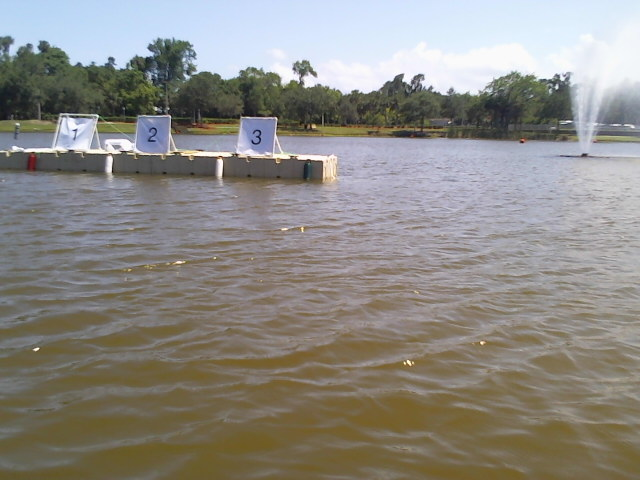
#> input picture py_template_matching/test_images/2017-06-22-15_10_03.png, 640 x 480 px; its folder holds only this picture in this run
$ python numsdetector.py   (older library calls are emulated)
#> lines starting #> are read from the running program, lines starting #| are printed output that depends on the picture; after the words box and inside, x2 and y2 are one past the last pixel; in counts of white or black regions, pixels touching at a corner belong together
# import the necessary packages
from imutils.perspective import four_point_transform
from imutils import contours
import imutils
import cv2
from glob import glob
import numpy as np

global res
global dilated


def dilate(dilation_size):
	dilation_size = 2*dilation_size+1
	kernel =  cv2.getStructuringElement(cv2.MORPH_ELLIPSE,(dilation_size,dilation_size))
	dilated = cv2.dilate(res,kernel)
	return dilated
	#cv2.imshow('dilation demo',dilated)


erosion_size = 0   # initial kernel size  = 1
dilation_size = 0
max_kernel_size = 21 # maximum kernel size = 43


# define the dictionary of digit segments so we can identify
# each digit on the thermostat
DIGITS_LOOKUP = {
(1, 1, 1, 0, 1, 1, 1): 0,
(0, 0, 1, 0, 0, 1, 0): 1,
(1, 0, 1, 1, 1, 1, 0): 2,
(1, 0, 1, 1, 0, 1, 1): 3,
(0, 1, 1, 1, 0, 1, 0): 4,
(1, 1, 0, 1, 0, 1, 1): 5,
(1, 1, 0, 1, 1, 1, 1): 6,
(1, 0, 1, 0, 0, 1, 0): 7,
(1, 1, 1, 1, 1, 1, 1): 8,
(1, 1, 1, 1, 0, 1, 1): 9
}


lower_black = np.array([64,64,56], dtype=np.uint8)
upper_black= np.array([212,183,98], dtype=np.uint8)

print("hola")

for fn in glob('/home/charlesdickens/Documents/vantTEC/NUMBER_DETECTION/VANTEC_number_detection/test_images/*.png'):


	print("hola")
	# load the example image

	image = cv2.imread(fn)
#> image is the input picture: shape (480, 640, 3); mean B, G, R 132.5, 138.1, 141
	cv2.imshow('original',image)
	imgHSV = cv2.cvtColor(image, cv2.COLOR_BGR2HSV)
#> imgHSV: shape (480, 640, 3); mean H, S, V 63.6, 47, 149
	#cv2.imshow('hsv',imgHSV)
	res =  cv2.inRange(imgHSV , lower_black, upper_black)
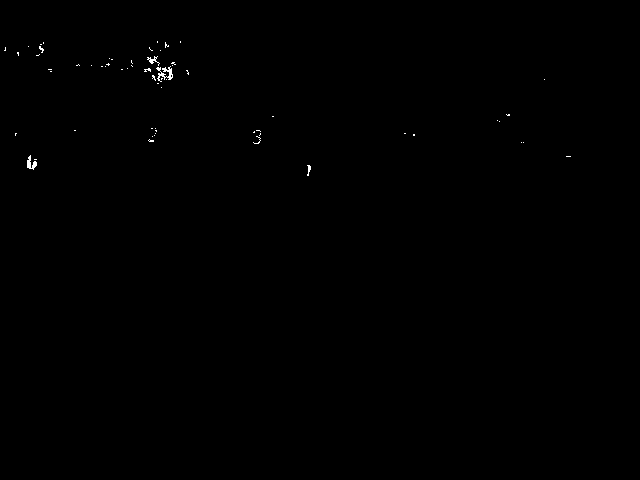
#> res: shape (480, 640); 0.16% white in thin lines or dots, all inside (x1, y1, x2, y2) = (4, 41, 571, 176)
	cv2.imshow('filter black',res)

	dilated = dilate(9)
#> in dilate, `dilated = cv2.dilate(res,kernel)`:
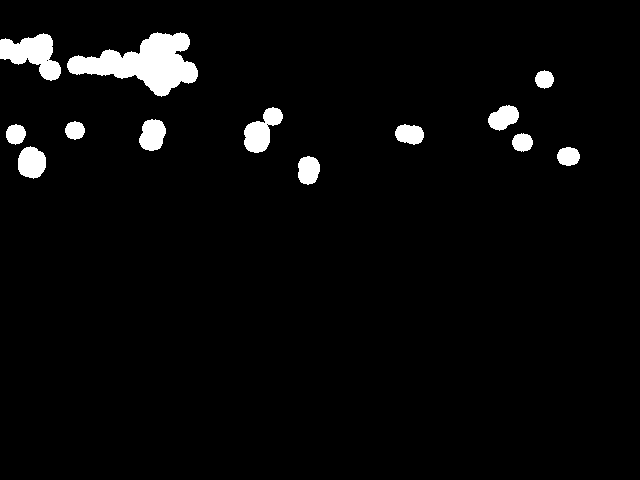
#> dilated: shape (480, 640); 3.6% white; 13 white regions

	image, cnts, hierarchy = cv2.findContours(dilated,cv2.RETR_EXTERNAL,cv2.CHAIN_APPROX_NONE )
#> cnts = 13 contours; largest, box (x1, y1, x2, y2) and area: (67, 32, 198, 97) 4020, (0, 33, 61, 81) 1500, (244, 107, 283, 153) 910, (18, 146, 46, 179) 670, (139, 119, 166, 151) 613

	'''
	print(len(contours))
	maxContour = 0
	for contour in contours:
	contourSize = cv2.contourArea(contour)
	if contourSize > maxContour:
		maxContour = contourSize
		maxContourData = contour
	print(maxContour)
	'''

	cnts = sorted(cnts, key=cv2.contourArea, reverse=True)
	cnts =  cnts[0:3]
#> cnts = 3 contours; box (x1, y1, x2, y2) and area: (67, 32, 198, 97) 4020, (0, 33, 61, 81) 1500, (244, 107, 283, 153) 910

	# loop over the contours
	for c in cnts:
		# compute the center of the contour
		M = cv2.moments(c)
		cX = int(M["m10"] / M["m00"])
		cY = int(M["m01"] / M["m00"])

		# draw the contour and center of the shape on the image
		cv2.drawContours(image, [c], -1, (0, 255, 0), 2)
		cv2.circle(image, (cX, cY), 7, (0, 255, 255), -1)
		cv2.putText(image, "center", (cX - 20, cY - 20),cv2.FONT_HERSHEY_SIMPLEX, 0.5, (0, 255, 255), 2)
#> this loop made 3 passes
#> (cX, cY) on passes 1 to 3: (144, 63), (32, 53), (261, 130)
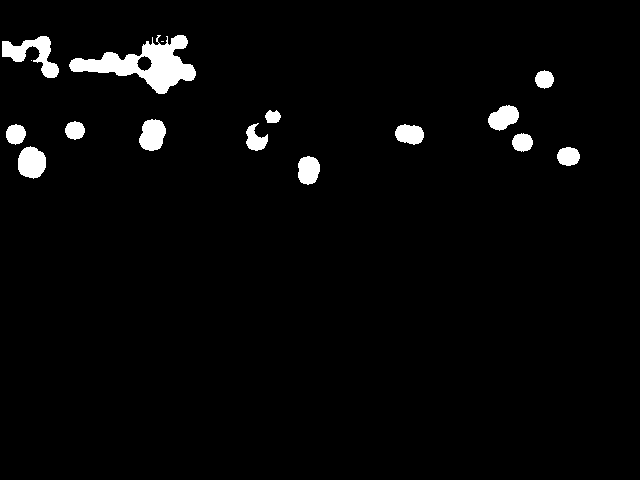
#> image: shape (480, 640); 2.9% white; 16 white regions (2 under 20 px), largest, box (x1, y1, x2, y2) and area: (69, 35, 196, 94) 3078, (2, 36, 59, 78) 1015, (18, 146, 46, 179) 715

	# show the image
	cv2.imshow("Image", image)


	# [33 lines of commented-out code are left out]
	'''
	cnts = cv2.findContours(edged.copy(), cv2.RETR_EXTERNAL,cv2.CHAIN_APPROX_SIMPLE)
	cnts = cnts[0] if imutils.is_cv2() else cnts[1]
	cnts = sorted(cnts, key=cv2.contourArea, reverse=True)


	for i,contour in enumerate(cnts):
	if(cv2.contourArea(contour) == 0.0):
		del cnts[i]


	arr = []
	for i,contour in enumerate(cnts):
	arr.append(cv2.contourArea(contour))

	"""MINIMUM DIFFERENCE"""
	# Initialize difference as infinite
	n = len(arr)
	global diff
	diff = 10**10.0
	arr = sorted(arr)

	# Find the min diff by comparing adjacent
	# pairs in sorted array
	for i in range(n-1):
	if (arr[i+1] - arr[i]) < diff:
		diff = arr[i+1] - arr[i]

	print("Minimum difference is " + str(diff))


	print("Perimeters")


	peris = []

	for i,c in enumerate(cnts):
	# approximate the contour
	peris.append(cv2.arcLength(c, True))
	print(peris[i])


	displayCnt = None

	black  = image

	h = len(black)
	w = len(black[0])

	for y in range(h):
	for x in range(w):
		black[y,x] = [255,255,255]


	for i,contour in enumerate(cnts):

	print(cv2.contourArea(contour))
	if(cv2.contourArea(contour) > 60.0 and cv2.contourArea(contour) < 70.00):
		cv2.drawContours(black, cnts, i, (255,255,0), 3)

	cv2.imshow('draws',black)


	# loop over the contours
	for c in cnts:
	# approximate the contour
	peri = cv2.arcLength(c, True)
	approx = cv2.approxPolyDP(c, 0.02 * peri, True)

	# if the contour has four vertices, then we have found
	# the thermostat display
	if len(approx) == 4:
		displayCnt = approx
		break


	'''


	k = cv2.waitKey(0) & 0xFF
#> (key Esc is pressed here)
	if k == 27:
		exit()
#> (the program exits here)

$ run again, on py_template_matching/test_images/2017-06-22-15_10_07.png
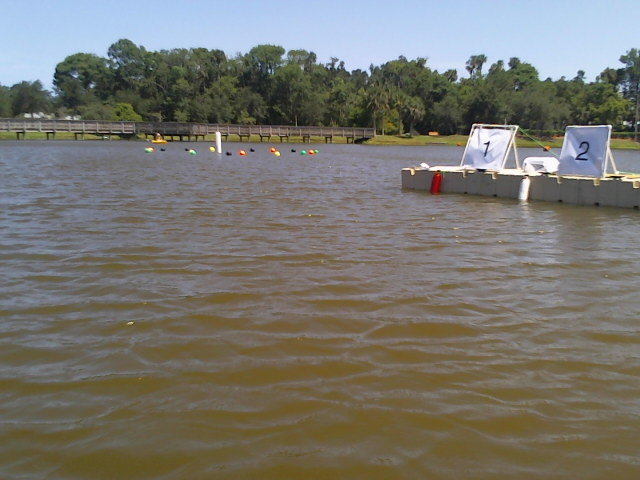
#> input picture py_template_matching/test_images/2017-06-22-15_10_07.png, 640 x 480 px
#> image is the input picture: shape (480, 640, 3); mean B, G, R 110.2, 117.6, 119.4
#> imgHSV: shape (480, 640, 3); mean H, S, V 55.4, 58.2, 129.3
#> `res =  cv2.inRange(imgHSV , lower_black, upper_black)`:
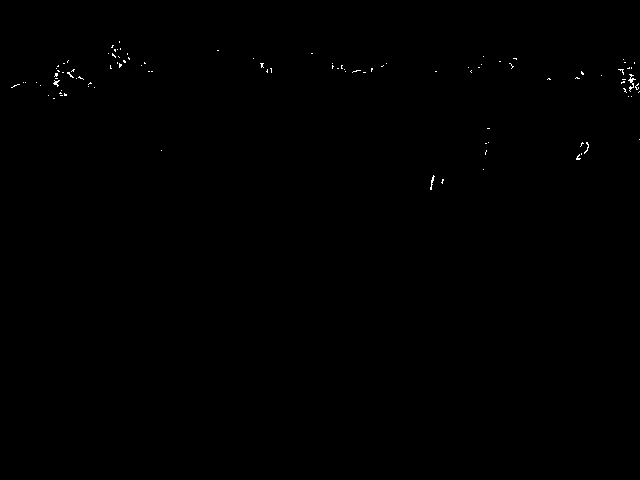
#> res: shape (480, 640); 0.16% white in thin lines or dots, all inside (x1, y1, x2, y2) = (11, 41, 640, 190)
#> dilated: shape (480, 640); 4.8% white; 15 white regions
#> `image, cnts, hierarchy = cv2.findContours(dilated,cv2.RETR_EXTERNAL,cv..`: cnts = 15 contours; largest, box (x1, y1, x2, y2) and area: (2, 51, 104, 108) 2808, (566, 50, 640, 106) 2012, (99, 32, 162, 81) 1738, (459, 47, 526, 82) 1368, (323, 54, 396, 82) 1363
#> `cnts =  cnts[0:3]`: cnts = 3 contours; box (x1, y1, x2, y2) and area: (2, 51, 104, 108) 2808, (566, 50, 640, 106) 2012, (99, 32, 162, 81) 1738
#> the loop `for c in cnts:` made 3 passes
#> (cX, cY) on passes 1 to 3: (56, 81), (612, 76), (125, 59)
#> after the loop `for c in cnts:`:
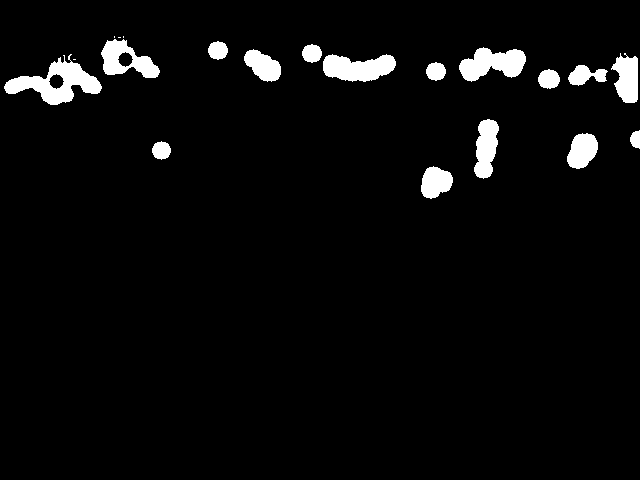
#> image: shape (480, 640); 4.1% white; 20 white regions (4 under 20 px), largest, box (x1, y1, x2, y2) and area: (4, 54, 102, 105) 2068, (459, 47, 526, 82) 1455, (323, 54, 396, 82) 1448

$ run again, on py_template_matching/test_images/2017-06-23-15_40_24.png
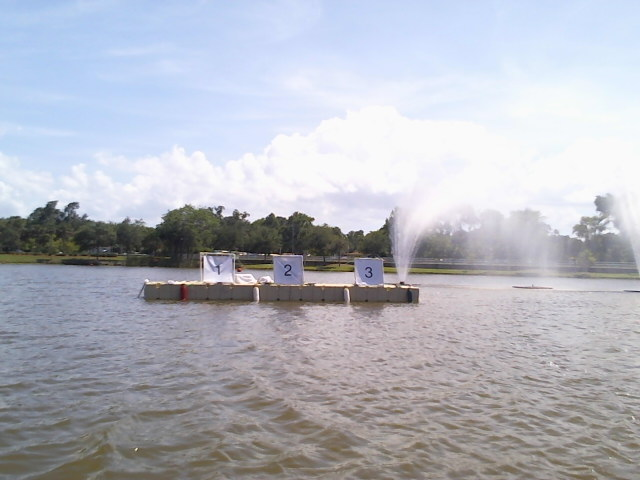
#> input picture py_template_matching/test_images/2017-06-23-15_40_24.png, 640 x 480 px
#> image is the input picture: shape (480, 640, 3); mean B, G, R 190.6, 181.2, 178.8
#> imgHSV: shape (480, 640, 3); mean H, S, V 93.2, 26.5, 194.4
#> `res =  cv2.inRange(imgHSV , lower_black, upper_black)`:
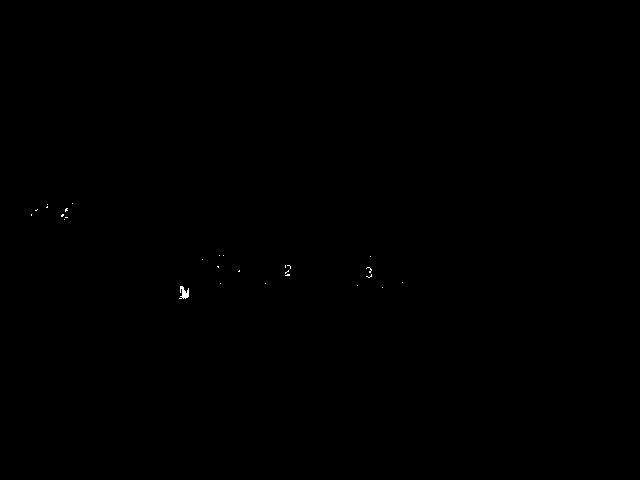
#> res: shape (480, 640); 0.05% white in thin lines or dots, all inside (x1, y1, x2, y2) = (31, 203, 403, 299)
#> dilated: shape (480, 640); 1.9% white; 8 white regions
#> `image, cnts, hierarchy = cv2.findContours(dilated,cv2.RETR_EXTERNAL,cv..`: cnts = 8 contours; box (x1, y1, x2, y2) and area: (22, 194, 82, 229) 1256, (348, 247, 392, 297) 1136, (193, 246, 233, 293) 998, (170, 277, 198, 308) 668, (276, 256, 300, 285) 542, (229, 261, 249, 281) 274, (256, 274, 275, 293) 242, (393, 273, 412, 292) 242
#> `cnts =  cnts[0:3]`: cnts = 3 contours; box (x1, y1, x2, y2) and area: (22, 194, 82, 229) 1256, (348, 247, 392, 297) 1136, (193, 246, 233, 293) 998
#> the loop `for c in cnts:` made 3 passes
#> (cX, cY) on passes 1 to 3: (53, 210), (369, 274), (215, 265)
#> after the loop `for c in cnts:`:
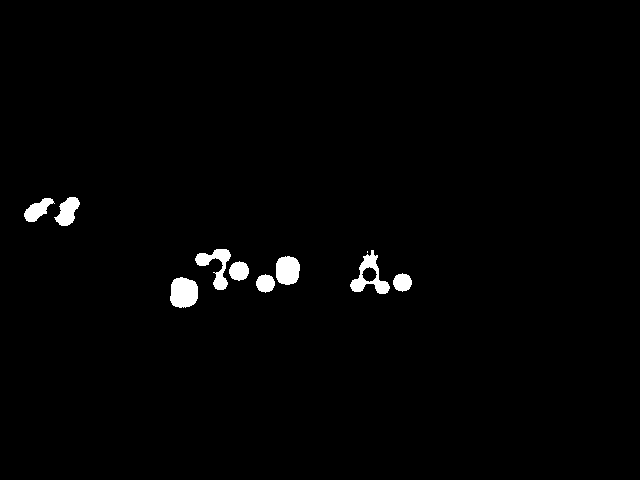
#> image: shape (480, 640); 1.4% white; 10 white regions (1 under 20 px), largest, box (x1, y1, x2, y2) and area: (170, 277, 198, 308) 713, (350, 250, 390, 294) 664, (195, 249, 231, 290) 601

$ run again, on py_template_matching/test_images/2017-06-23-15_40_26.png
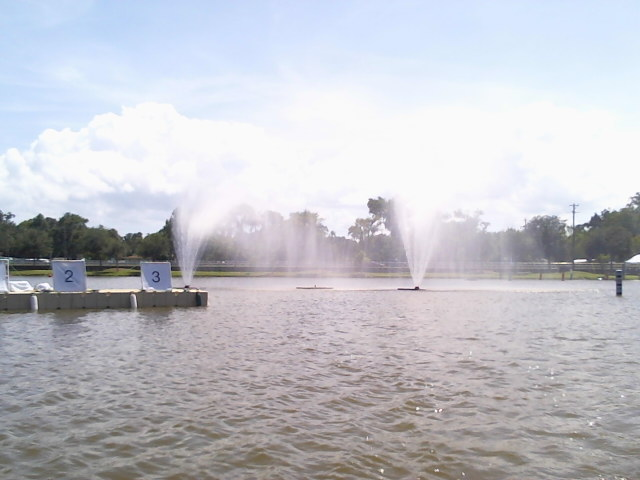
#> input picture py_template_matching/test_images/2017-06-23-15_40_26.png, 640 x 480 px
#> image is the input picture: shape (480, 640, 3); mean B, G, R 201, 194, 193.3
#> imgHSV: shape (480, 640, 3); mean H, S, V 94.7, 18.6, 203.9
#> `res =  cv2.inRange(imgHSV , lower_black, upper_black)`:
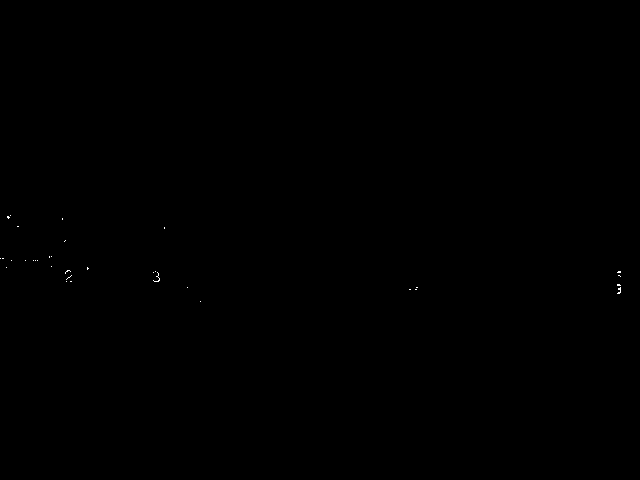
#> res: shape (480, 640); 0.04% white in thin lines or dots, all inside (x1, y1, x2, y2) = (0, 215, 621, 302)
#> dilated: shape (480, 640); 1.9% white; 8 white regions
#> `image, cnts, hierarchy = cv2.findContours(dilated,cv2.RETR_EXTERNAL,cv..`: cnts = 8 contours; box (x1, y1, x2, y2) and area: (0, 231, 98, 291) 2311, (608, 262, 630, 303) 731, (144, 262, 169, 291) 539, (0, 206, 28, 236) 519, (178, 278, 210, 311) 486, (400, 278, 427, 299) 398, (155, 218, 174, 238) 260, (53, 209, 72, 229) 260
#> `cnts =  cnts[0:3]`: cnts = 3 contours; box (x1, y1, x2, y2) and area: (0, 231, 98, 291) 2311, (608, 262, 630, 303) 731, (144, 262, 169, 291) 539
#> the loop `for c in cnts:` made 3 passes
#> (cX, cY) on passes 1 to 3: (50, 263), (618, 282), (155, 276)
#> after the loop `for c in cnts:`:
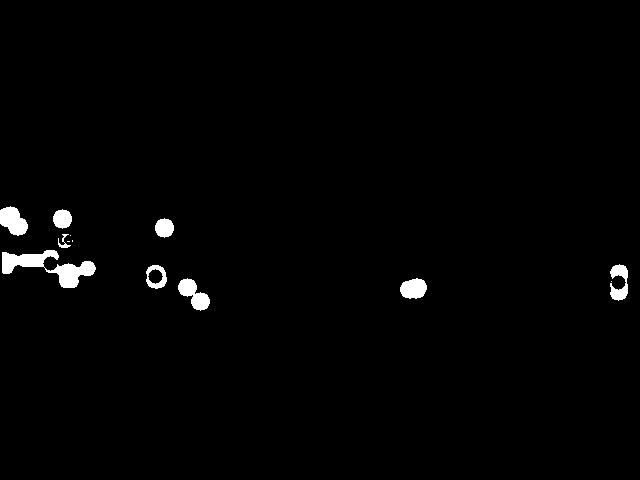
#> image: shape (480, 640); 1.4% white; 13 white regions (4 under 20 px), largest, box (x1, y1, x2, y2) and area: (2, 250, 96, 288) 1423, (0, 206, 28, 236) 562, (178, 278, 210, 311) 538

$ run again, on py_template_matching/test_images/2017-06-22-15_10_04.png
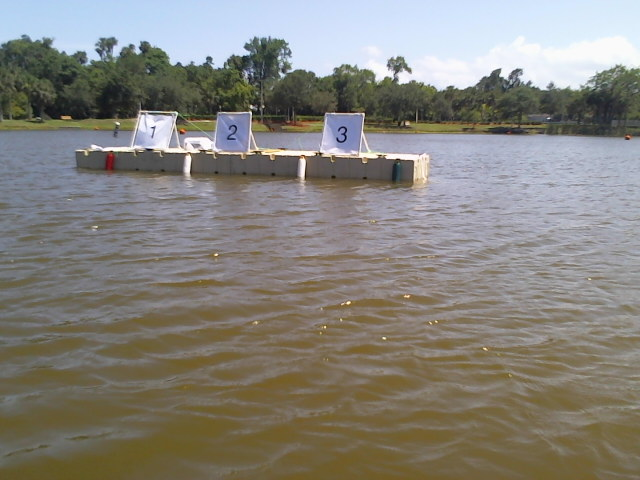
#> input picture py_template_matching/test_images/2017-06-22-15_10_04.png, 640 x 480 px
#> image is the input picture: shape (480, 640, 3); mean B, G, R 124.3, 131, 133.8
#> imgHSV: shape (480, 640, 3); mean H, S, V 61.3, 51.8, 142.3
#> `res =  cv2.inRange(imgHSV , lower_black, upper_black)`:
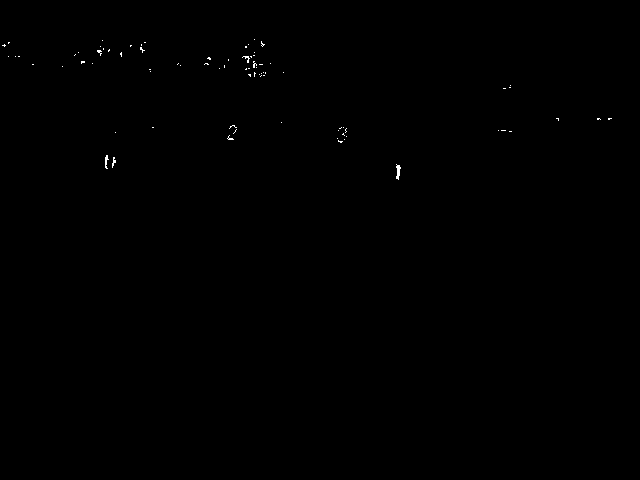
#> res: shape (480, 640); 0.13% white in thin lines or dots, all inside (x1, y1, x2, y2) = (2, 39, 612, 180)
#> dilated: shape (480, 640); 4.1% white; 15 white regions
#> `image, cnts, hierarchy = cv2.findContours(dilated,cv2.RETR_EXTERNAL,cv..`: cnts = 15 contours; largest, box (x1, y1, x2, y2) and area: (195, 30, 293, 86) 2908, (53, 31, 160, 81) 2681, (0, 33, 43, 74) 903, (328, 118, 356, 152) 700, (96, 146, 125, 178) 688
#> `cnts =  cnts[0:3]`: cnts = 3 contours; box (x1, y1, x2, y2) and area: (195, 30, 293, 86) 2908, (53, 31, 160, 81) 2681, (0, 33, 43, 74) 903
#> the loop `for c in cnts:` made 3 passes
#> (cX, cY) on passes 1 to 3: (245, 60), (109, 54), (17, 54)
#> after the loop `for c in cnts:`:
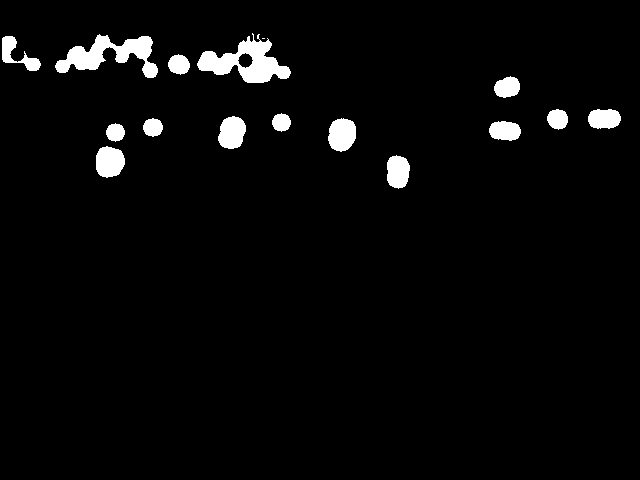
#> image: shape (480, 640); 3.4% white; 16 white regions (1 under 20 px), largest, box (x1, y1, x2, y2) and area: (197, 33, 291, 83) 2136, (55, 34, 158, 78) 1962, (328, 118, 356, 152) 746
